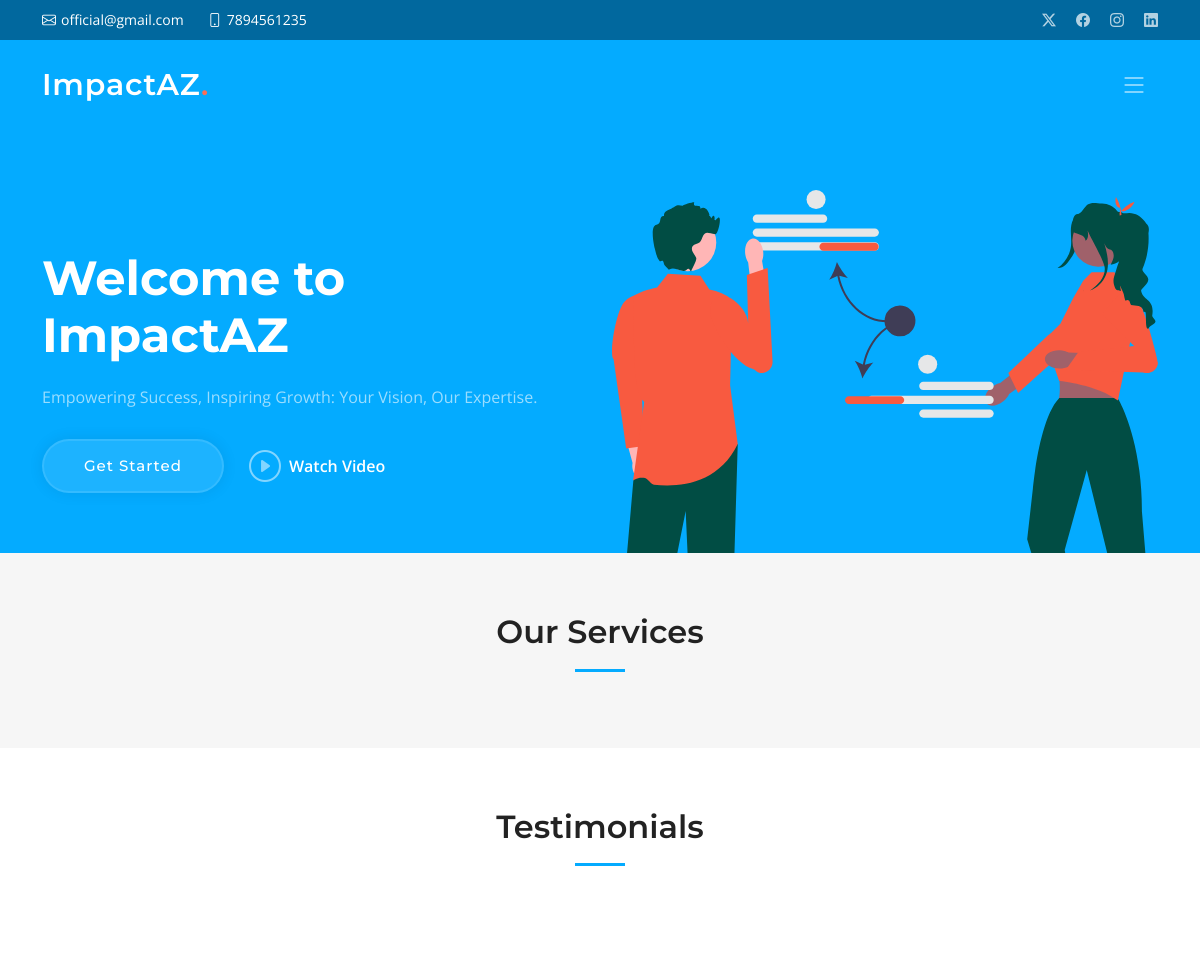
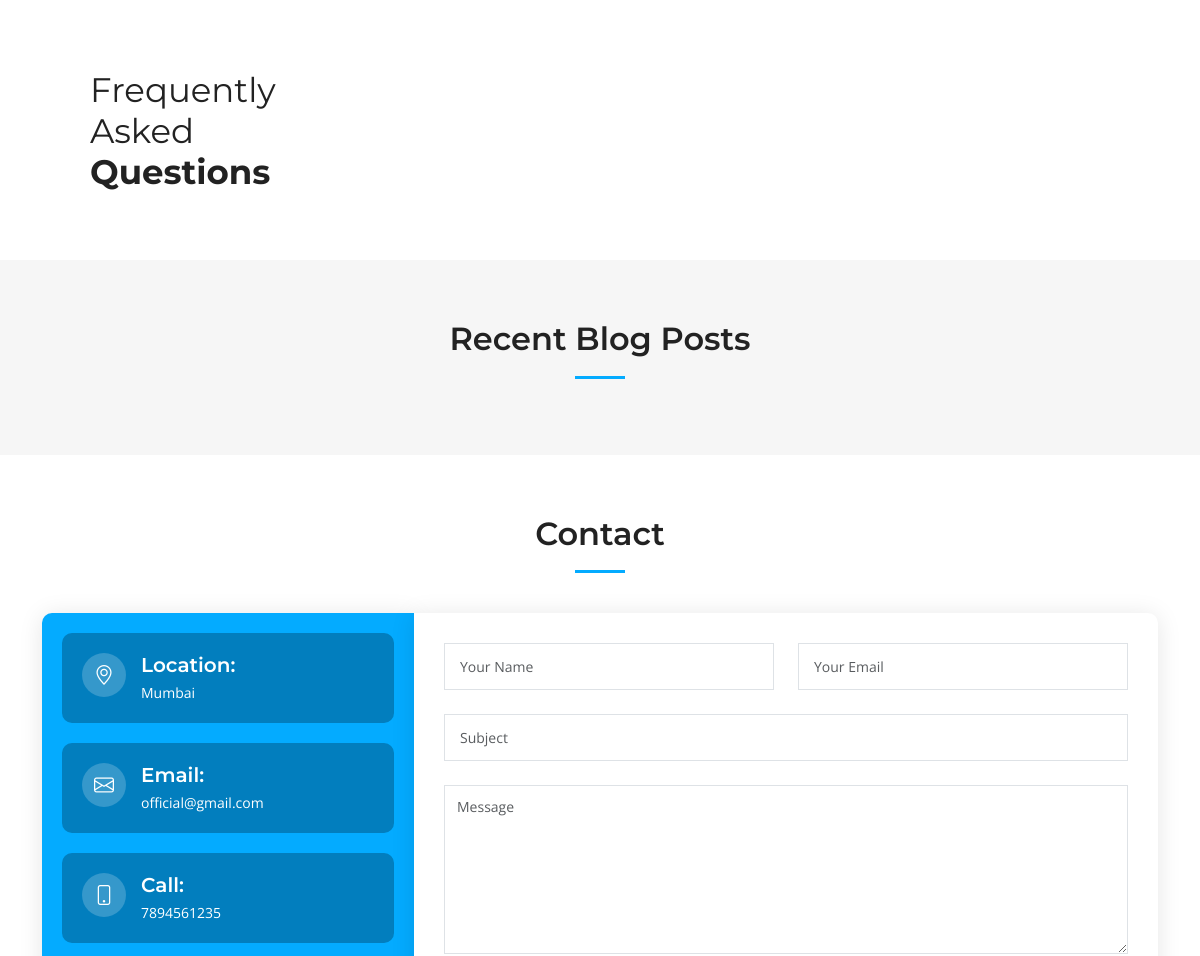
The app's page / (upper part), older data (2 pictures, top to bottom).
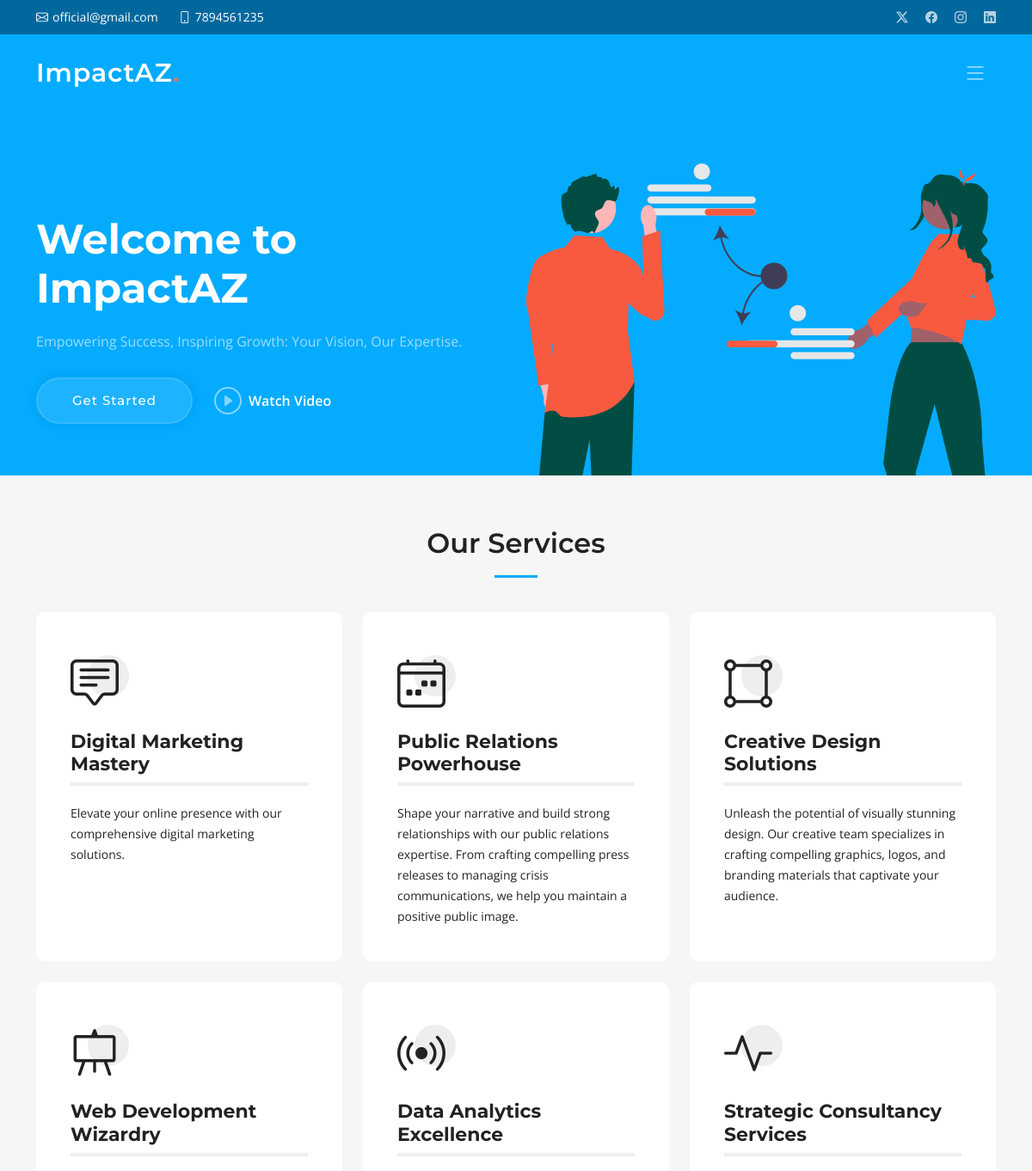
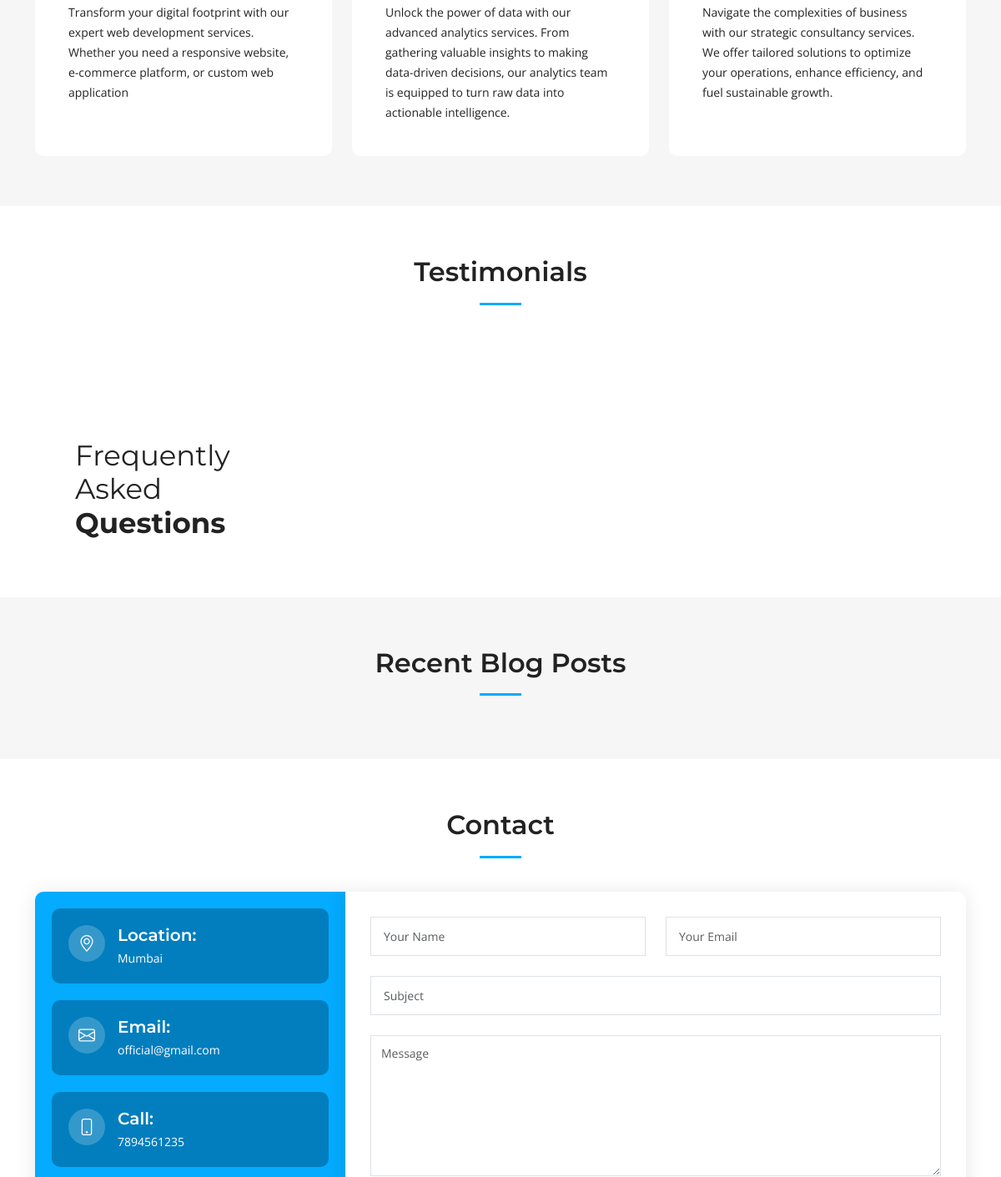
The same page, newer data (2 pictures, top to bottom).
### app/models.py (models this page shows, shortened)
class Service(models.Model):
    icon = models.CharField(max_length=50, blank=True, null=True)
    title = models.CharField(max_length=255, unique=True)
    description = models.TextField()

### app/views.py (the view)
# urls.py: path('', index, name='home'),
def index(request):
    general_info = GeneralInfo.objects.first()
    services = Service.objects.all()
    testimonials = Testimonial.objects.all()
    faqs = FrequentlyAskedQuestion.objects.all()
    recent_blogs = Blog.objects.all().order_by("-created_at")[:3]
    context = {
        'company_name' : general_info.company_name,
        'location' : general_info.location,
        'email' : general_info.email,
        'phone' : general_info.phone,
        'open_hours' : general_info.open_hours,
        'video_url' : general_info.video_url,
        'twitter_url' : general_info.twitter_url,
        'facebook_url' : general_info.facebook_url,
        'instagram_url' : general_info.instagram_url,
        'linkedin_url' : general_info.linkedin_url,
        'services' : services,
        'testimonials' : testimonials,
        'faqs' : faqs,
        'blogs' : recent_blogs,
    }
    return render(request, 'index.html', context)

### templates/index.html (shortened to what the changed rows need)
{% extends 'assets/main.html' %}
{% load static %}
{% block content %}
 <main id="main">
  <section id="hero" class="hero">
    <div class="container position-relative">
      <div class="row gy-5" data-aos="fade-in">
        <div class="col-lg-6 order-2 order-lg-1 d-flex flex-column justify-content-center text-center text-lg-start">
          <h2>Welcome to <span>{{company_name}}</span></h2>
        </div>
      </div>
    </div>
  </section>
    <section id="services" class="services sections-bg">
      <div class="container" data-aos="fade-up">
        <div class="section-header">
          <h2>Our Services</h2>
        </div>
        <div class="row gy-4" data-aos="fade-up" data-aos-delay="100">
          {% for service in services %}
          <div class="col-lg-4 col-md-6">
            <div class="service-item  position-relative">
              <div class="icon">
                <i class="{{service.icon}}"></i>
              </div>
              <h3>{{service.title}}</h3>
              <p>{{service.description}}</p>
            </div>
          </div>
          {% endfor %}
        </div>
      </div>
    </section>
    <section id="testimonials" class="testimonials">
      <div class="container" data-aos="fade-up">
        <div class="section-header">
          <h2>Testimonials</h2>
        </div>
      </div>
    </section>
    <section id="blog" class="recent-posts sections-bg">
      <div class="container" data-aos="fade-up">
        <div class="section-header">
          <h2>Recent Blog Posts</h2>
        </div>
      </div>
    </section>
    <section id="contact" class="contact">
      <div class="container" data-aos="fade-up">
        <div class="section-header">
          <h2>Contact</h2>
        </div>
      </div>
    </section>
  </main>
{% endblock %}

Row changes from the older to the newer data that the page shows:
added Service: title "Digital Marketing Mastery", description "Elevate your online presence with our comprehensive digital marketing solutions."
added Service: title "Public Relations Powerhouse", description "Shape your narrative and build strong relationships with our public relations expertise. From crafting compelling press releases to managing crisis communications, we help you maintain a positive public image."
added Service: title "Creative Design Solutions", description "Unleash the potential of visually stunning design. Our creative team specializes in crafting compelling graphics, logos, and branding materials that captivate your audience."
added Service: title "Web Development Wizardry", description "Transform your digital footprint with our expert web development services. Whether you need a responsive website, e-commerce platform, or custom web application"
added Service: title "Data Analytics Excellence", description "Unlock the power of data with our advanced analytics services. From gathering valuable insights to making data-driven decisions, our analytics team is equipped to turn raw data into actionable intelligence."
added Service: title "Strategic Consultancy Services", description "Navigate the complexities of business with our strategic consultancy services. We offer tailored solutions to optimize your operations, enhance efficiency, and fuel sustainable growth."
